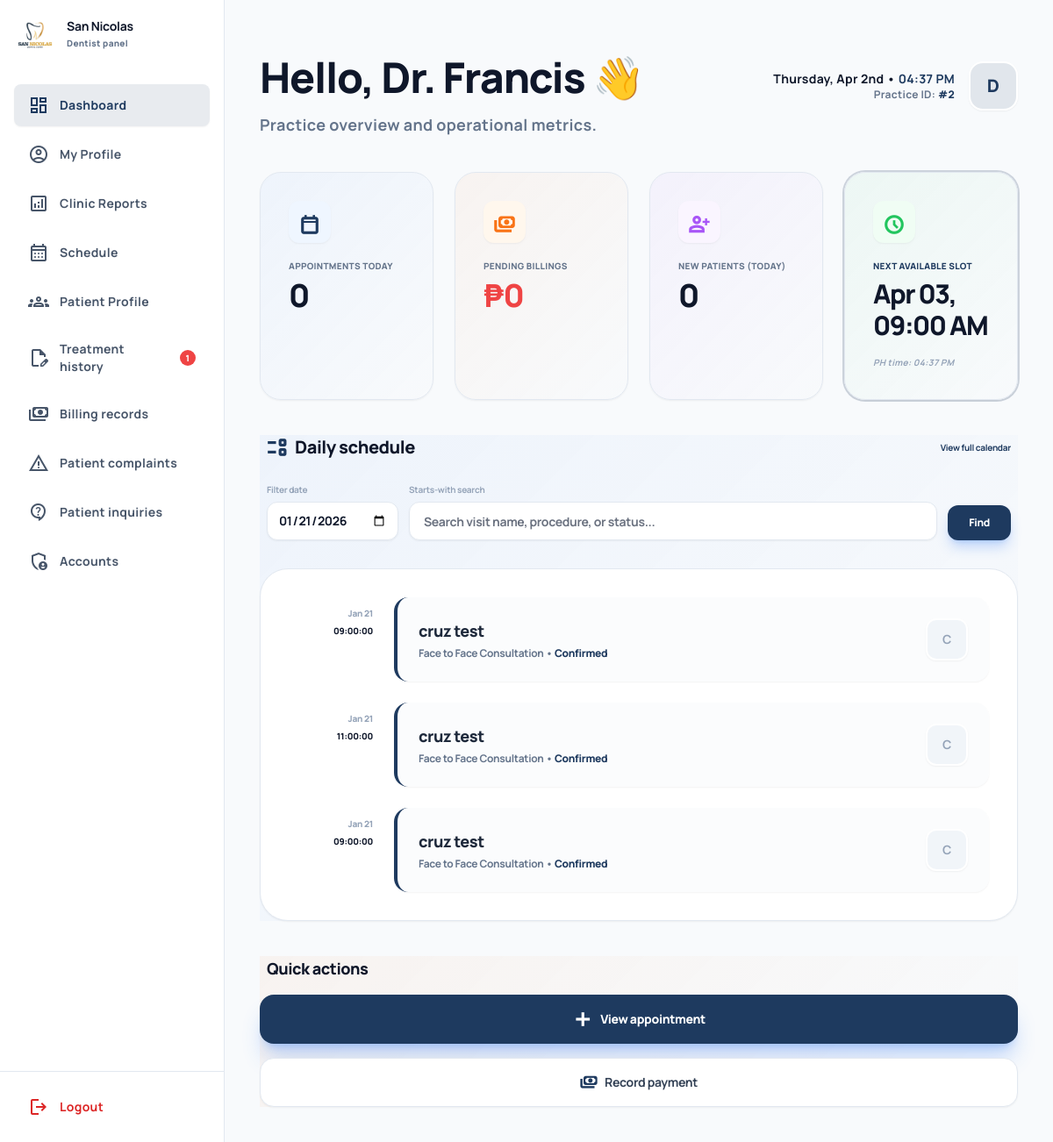
Page /dentist-dashboard.php?date=2026-01-21 (signed in) on the committed database.
### tables this page shows
CREATE TABLE `appointments` (
  `id` int(11) NOT NULL,
  `patient_id` int(11) NOT NULL,
  `patient_name` varchar(255) DEFAULT NULL,
  `procedure_id` int(11) DEFAULT NULL,
  `status_id` int(11) DEFAULT 1,
  `downpayment_ref` varchar(100) DEFAULT NULL,
  `appointment_date` date NOT NULL,
  `appointment_time` time DEFAULT NULL,
  `rejection_reason` text DEFAULT NULL,
  `is_seen` tinyint(1) DEFAULT 0
);

CREATE TABLE `procedures` (
  `id` int(11) NOT NULL,
  `category` varchar(100) DEFAULT NULL,
  `procedure_name` varchar(255) NOT NULL,
  `standard_cost` decimal(10,2) NOT NULL
);

CREATE TABLE `lookup_statuses` (
  `id` int(11) NOT NULL,
  `status_name` varchar(50) NOT NULL
);

### dentist-dashboard.php (the view, shortened to what the rows shown need)
<?php
require_once "backend/config.php";
$fullName = $_SESSION['username'] ?? 'Dentist';
$displayFirstName = explode(' ', $_SESSION['full_name'] ?? $fullName)[0];
$resSchedule = false;
$today = date('Y-m-d');
$filterDate = $_GET['date'] ?? $today;
$search = $_GET['search'] ?? '';
if (!empty($search)) {
    $safeSearch = mysqli_real_escape_string($conn, $search);
    $searchTerms = explode(' ', $safeSearch);
    $conditions = [];
    foreach ($searchTerms as $term) {
        $term = trim($term);
        if ($term === '') continue;
        $conditions[] = "(
            a.patient_name LIKE '$term%' OR
            u.first_name LIKE '$term%' OR
            u.last_name LIKE '$term%' OR
            CONCAT(u.first_name, ' ', u.last_name) LIKE '$term%' OR
            pr.procedure_name LIKE '$term%' OR
            s.status_name LIKE '$term%' OR
            a.appointment_time LIKE '$term%'
        )";
    }
    $whereSql = !empty($conditions) ? implode(' AND ', $conditions) : "1=1";
    $sql_appt = "SELECT a.*,
                 u.first_name, u.last_name,
                 pr.procedure_name as reason,
                 s.status_name as status
                 FROM appointments a
                 LEFT JOIN users u ON a.patient_id = u.id
                 LEFT JOIN procedures pr ON a.procedure_id = pr.id
                 LEFT JOIN lookup_statuses s ON a.status_id = s.id
                 WHERE ($whereSql)
                 AND s.status_name != 'Rejected'
                 ORDER BY a.patient_name ASC, a.appointment_date DESC, STR_TO_DATE(a.appointment_time, '%h:%i %p') ASC";
} else {
    $sql_appt = "SELECT a.*,
                 u.first_name, u.last_name,
                 pr.procedure_name as reason,
                 s.status_name as status
                 FROM appointments a
                 LEFT JOIN users u ON a.patient_id = u.id
                 LEFT JOIN procedures pr ON a.procedure_id = pr.id
                 LEFT JOIN lookup_statuses s ON a.status_id = s.id
                 WHERE a.appointment_date = '$filterDate'
                 AND s.status_name NOT IN ('Paid', 'Rejected')
                 ORDER BY STR_TO_DATE(a.appointment_time, '%h:%i %p') ASC, a.id ASC";
}
$result_appt = mysqli_query($conn, $sql_appt);
if ($result_appt) {
    $resSchedule = $result_appt;
}
?>
<!DOCTYPE html>
<html class="light" lang="en">
<head>
    <script src="https://cdn.tailwindcss.com?plugins=forms,container-queries"></script>
    <link rel="stylesheet" href="css/responsive-enhancements.css">
</head>
<body class="bg-background-light dark:bg-background-dark text-slate-900 dark:text-slate-100 font-display overflow-hidden text-sm transition-colors duration-200">
<div class="flex h-screen w-full overflow-hidden relative">
    <aside id="sidebar" class="fixed lg:static inset-y-0 left-0 w-64 h-full flex flex-col bg-white dark:bg-[#1e293b] border-r border-slate-200 dark:border-slate-800 flex-shrink-0 z-40 hidden-mobile lg:translate-x-0 font-medium transition-colors duration-200">
        <div class="p-4 flex items-center gap-3">
            <div>
                <h1 class="text-sm font-bold leading-tight text-slate-900 dark:text-white">San Nicolas</h1>
            </div>
        </div>
    </aside>
    <main class="flex-1 overflow-y-auto h-full relative bg-[#f8fafc] dark:bg-background-dark text-slate-900 dark:text-white">
        <div class="p-6 md:p-10 max-w-[1600px] mx-auto flex flex-col gap-6 md:gap-10 animate-fade-in text-slate-900 dark:text-white">
            <header class="flex flex-col md:flex-row md:items-center justify-between gap-6 animate-fade-in">
                <div class="space-y-1">
                    <h1 class="text-4xl md:text-5xl font-black tracking-tight">Hello, Dr. <?php echo htmlspecialchars($displayFirstName); ?> 👋</h1>
                </div>
            </header>
            <div class="grid grid-cols-1 xl:grid-cols-3 gap-6 md:gap-10">
                <div class="xl:col-span-2 flex flex-col gap-6">
                    <div class="bg-white dark:bg-slate-800 rounded-[32px] border border-slate-200 dark:border-slate-700 p-6 md:p-8 shadow-md flex flex-col gap-6 shadow-sm">
                        <?php if($resSchedule && mysqli_num_rows($resSchedule) > 0): ?>
                            <?php while($appt = mysqli_fetch_assoc($resSchedule)):
                                $displayVisitName = !empty($appt['patient_name']) ? $appt['patient_name'] : ($appt['first_name'] . ' ' . $appt['last_name']);
                            ?>
                            <div class="flex flex-col sm:flex-row gap-4 sm:gap-6 items-start animate-fade-in font-bold transition-all">
                                <p class="w-full sm:w-24 text-[10px] font-black text-slate-400 mt-2 text-left sm:text-right tracking-tight transition-colors">
                                    <?php echo date('M d', strtotime($appt['appointment_date'])); ?><br>
                                    <span class="text-slate-900 dark:text-white font-black tracking-tight"><?php echo htmlspecialchars($appt['appointment_time']); ?></span>
                                </p>
                                <div class="flex-1 w-full p-4 md:p-6 rounded-2xl border-l-4 border-primary bg-slate-50/50 dark:bg-slate-900/50 flex items-center justify-between shadow-sm transition-all hover:scale-[1.01] hover:bg-slate-100 dark:hover:bg-slate-900">
                                    <div class="space-y-1 font-bold">
                                        <h4 class="text-lg font-black text-slate-800 dark:text-white tracking-tight"><?php echo htmlspecialchars($displayVisitName); ?></h4>
                                        <p class="text-xs font-bold text-slate-500 tracking-tight transition-colors">
                                            <?php echo htmlspecialchars($appt['reason']); ?> •
                                            <span class="text-primary font-black tracking-tight transition-colors font-black"><?php echo htmlspecialchars($appt['status']); ?></span>
                                        </p>
                                    </div>
                                    <div class="size-10 md:size-12 rounded-xl bg-slate-100 dark:bg-slate-800 flex items-center justify-center font-bold text-slate-400 border-2 border-white dark:border-slate-700 shrink-0 ml-4 shadow-sm transition-transform hover:scale-110 tracking-tight transition-colors uppercase">
                                        <?php echo substr($displayVisitName, 0, 1); ?>
                                    </div>
                                </div>
                            </div>
                            <?php endwhile; ?>
                        <?php endif; ?>
                    </div>
                </div>
            </div>
        </div>
    </main>
</div>
</body>
</html>

### rows in the picture
appointments: appointment_date "Jan 21", appointment_time "09:00:00", patient_name "cruz test", procedure.procedure_name "Face to Face Consultation", status.status_name "Confirmed", patient_name "C"
appointments: appointment_date "Jan 21", appointment_time "11:00:00", patient_name "cruz test", procedure.procedure_name "Face to Face Consultation", status.status_name "Confirmed", patient_name "C"
appointments: appointment_date "Jan 21", appointment_time "09:00:00", patient_name "cruz test", procedure.procedure_name "Face to Face Consultation", status.status_name "Confirmed", patient_name "C"

### other values in the picture
$notifTreatmentCount "1"
$displayFirstName "Francis"
$_SESSION['user_id'] "2"
substr($fullName, 0, 1) "D"
$countAppt "0"
$countBillings "0"
$countNew "0"
$nextSlot "Apr 03, 09:00 AM"
